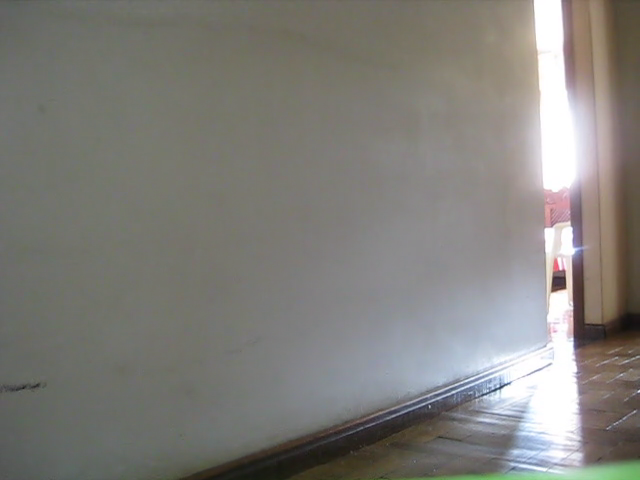
#> input picture frame 35 of learningopencv/Lupi.AVI, 640 x 480 px
$ python videorgb2gray.py
#> lines starting #> are read from the running program, lines starting #| are printed output that depends on the picture
import sys

import cv2

ENTER = 13

capture = cv2.VideoCapture('Lupi.AVI')
if capture is None:
    print("Video not found.", file=sys.stderr)
    sys.exit(1)

fourcc = cv2.VideoWriter_fourcc(*'MJPG')
output_size = (int(capture.get(cv2.CAP_PROP_FRAME_WIDTH)),
               int(capture.get(cv2.CAP_PROP_FRAME_HEIGHT)))
fps = capture.get(cv2.CAP_PROP_FPS)
output = cv2.VideoWriter('videorgb2gray.avi', fourcc, fps, output_size,
                         isColor=0)

captured, frame = capture.read()
#> frame is the input picture: shape (480, 640, 3); mean B, G, R 122.1, 126.8, 128.4
key = 0

while captured and key != ENTER:
    gray_frame = cv2.cvtColor(frame, cv2.COLOR_RGB2GRAY)
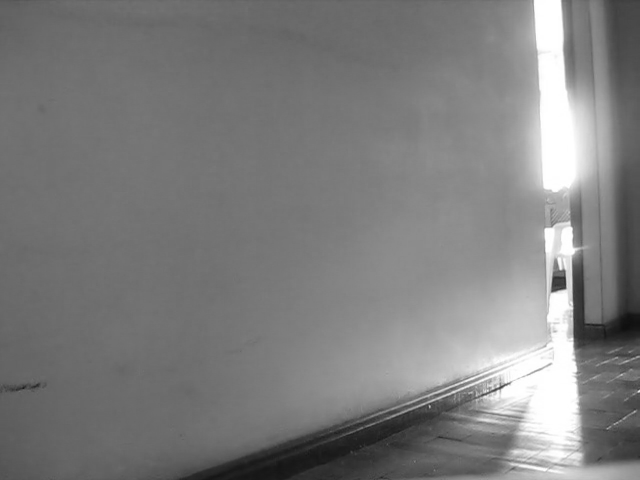
#> gray_frame: shape (480, 640); min 15, max 255, mean 125.5
    output.write(gray_frame)
    cv2.imshow('video', frame)
    cv2.imshow('Black & white', gray_frame)
    captured, frame = capture.read()
    key = cv2.waitKey(delay=33)
#> (key Esc is pressed here)

capture.release()
output.release()
cv2.destroyAllWindows()

$ run again, starting later in the video
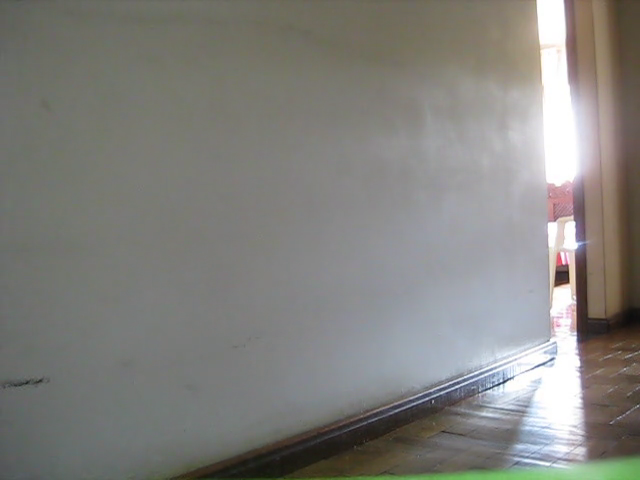
#> input picture frame 160 of learningopencv/Lupi.AVI, 640 x 480 px
#> frame is the input picture: shape (480, 640, 3); mean B, G, R 125.1, 129.2, 130
#> `gray_frame = cv2.cvtColor(frame, cv2.COLOR_RGB2GRAY)`:
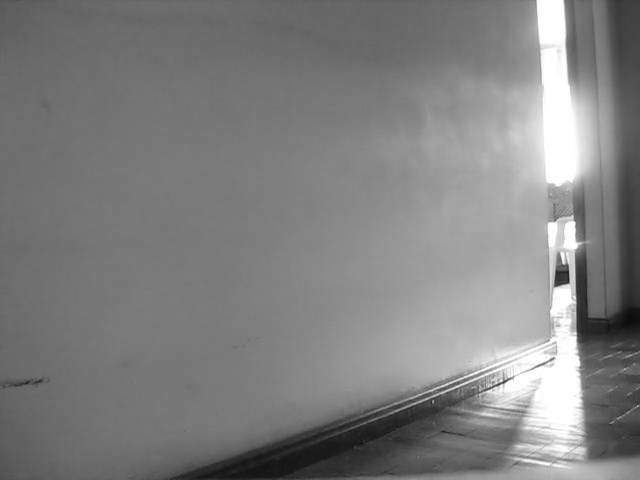
#> gray_frame: shape (480, 640); min 12, max 255, mean 128.1

$ run again, starting later in the video
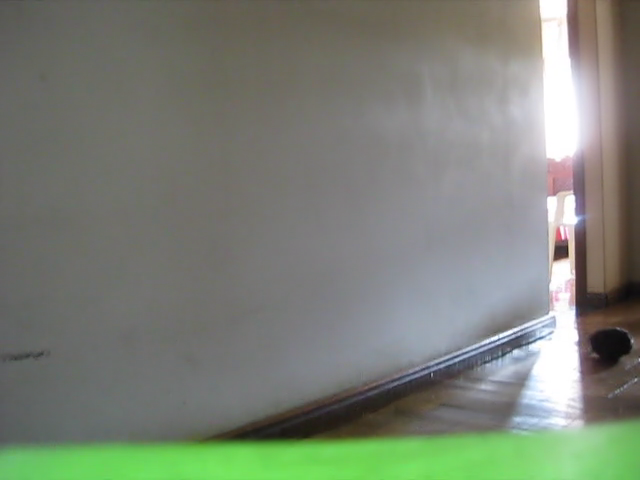
#> input picture frame 284 of learningopencv/Lupi.AVI, 640 x 480 px
#> frame is the input picture: shape (480, 640, 3); mean B, G, R 118.1, 129.7, 123.2
#> `gray_frame = cv2.cvtColor(frame, cv2.COLOR_RGB2GRAY)`:
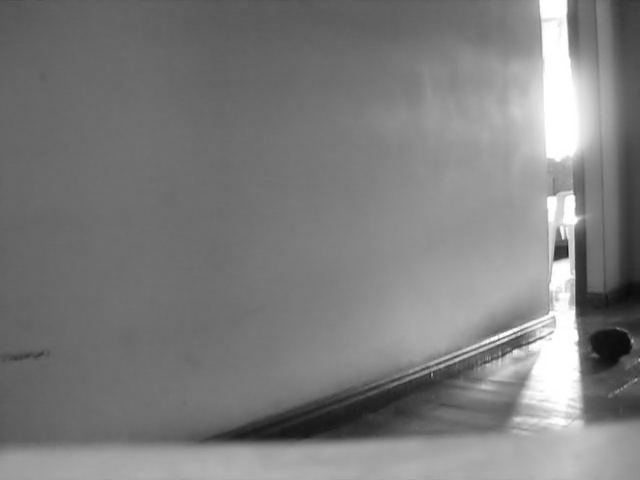
#> gray_frame: shape (480, 640); min 11, max 255, mean 125.5
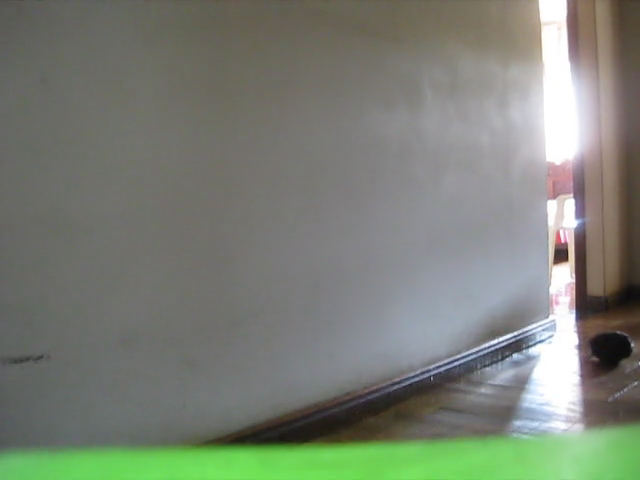
#> input picture frame 285 of learningopencv/Lupi.AVI, 640 x 480 px
#> frame is the input picture: shape (480, 640, 3); mean B, G, R 117.4, 128.2, 122.7
